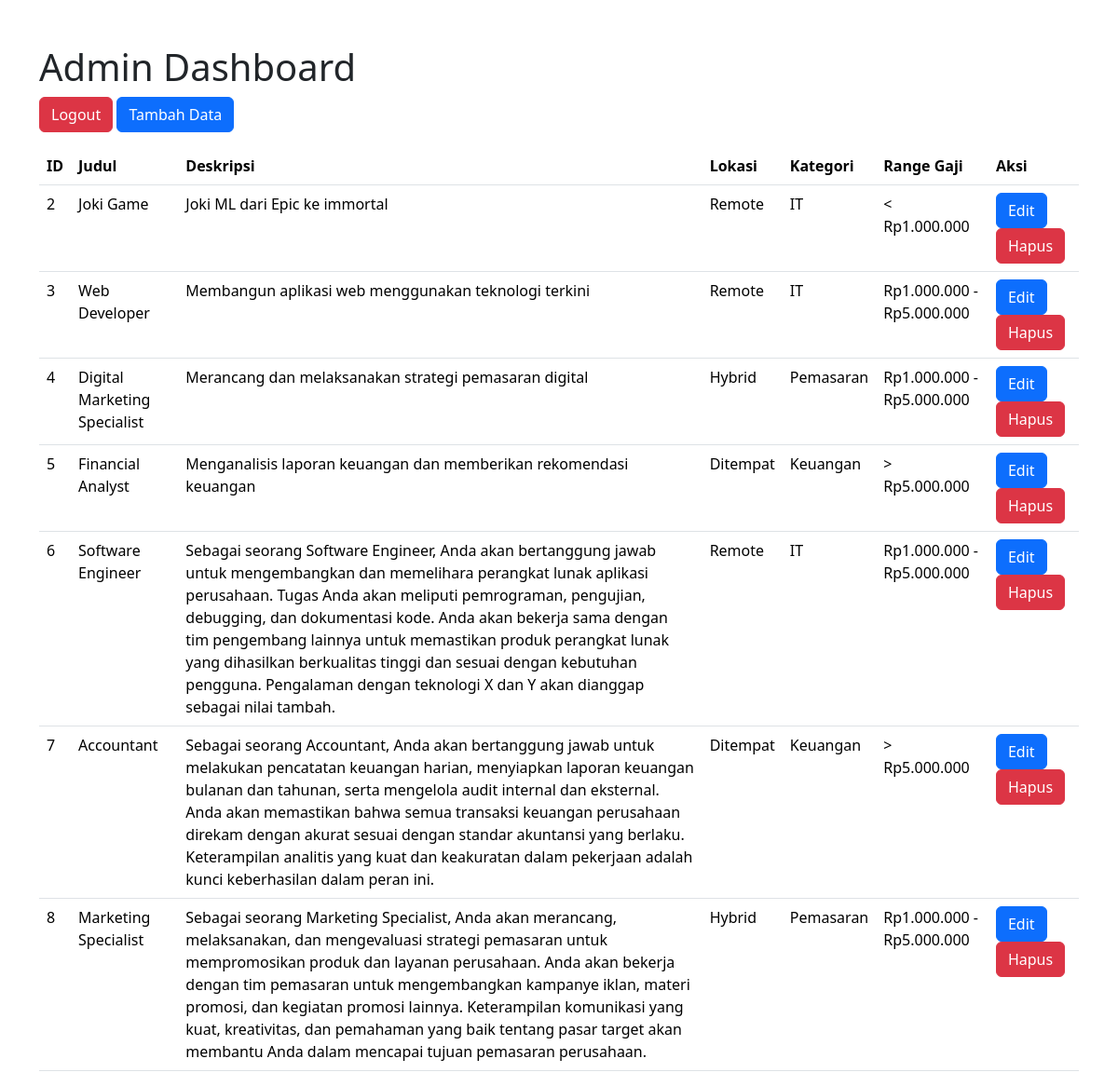
The page /admin.php (signed in) on the database its author committed.
### tables this page shows
CREATE TABLE `jobs` (
  `id` int(11) NOT NULL,
  `judul` varchar(255) DEFAULT NULL,
  `deskripsi` text DEFAULT NULL,
  `lokasi` varchar(100) DEFAULT NULL,
  `kategori` varchar(100) DEFAULT NULL,
  `range_gaji` varchar(100) DEFAULT NULL
);

### admin.php (the view, shortened to what this page needs)
<!DOCTYPE html>
<html lang="en">
<head>
    <link href="https://cdn.jsdelivr.net/npm/bootstrap@5.3.3/dist/css/bootstrap.min.css" rel="stylesheet">
</head>
<body>
<div class="container">
    <h1 class="mt-5">Admin Dashboard</h1>
    <a href="?logout" class="btn btn-danger mb-3">Logout</a>
    <a href="admin_process.php?action=create" class="btn btn-primary mb-3">Tambah Data</a>
    <table class="table">
        <thead>
            <tr>
                <th>ID</th>
                <th>Judul</th>
                <th>Deskripsi</th>
                <th>Lokasi</th>
                <th>Kategori</th>
                <th>Range Gaji</th>
                <th>Aksi</th>
            </tr>
        </thead>
        <tbody>
            <?php
            include 'koneksi.php';
            $sql = "SELECT * FROM Jobs";
            $result = $conn->query($sql);
            if ($result->num_rows > 0) {
                while($row = $result->fetch_assoc()) {
                    echo "<tr>";
                    echo "<td>" . $row["id"] . "</td>";
                    echo "<td>" . $row["judul"] . "</td>";
                    echo "<td>" . $row["deskripsi"] . "</td>";
                    echo "<td>" . $row["lokasi"] . "</td>";
                    echo "<td>" . $row["kategori"] . "</td>";
                    echo "<td>" . $row["range_gaji"] . "</td>";
                    echo "<td>
                            <a href='admin_process.php?action=edit&id=" . $row["id"] . "' class='btn btn-primary'>Edit</a>
                            <a href='admin_process.php?action=delete&id=" . $row["id"] . "' class='btn btn-danger' onclick='return confirm(\"Apakah Anda yakin ingin menghapus data ini?\")'>Hapus</a>
                          </td>";
                    echo "</tr>";
                }
            } else {
                echo "<tr><td colspan='7'>Tidak ada data</td></tr>";
            }
            ?>
        </tbody>
    </table>
</div>
</body>
</html>

### rows shown on the page
jobs: id "2", judul "Joki Game", deskripsi "Joki ML dari Epic ke immortal", lokasi "Remote", kategori "IT", range_gaji "< Rp1.000.000"
jobs: id "3", judul "Web Developer", deskripsi "Membangun aplikasi web menggunakan teknologi terkini", lokasi "Remote", kategori "IT", range_gaji "Rp1.000.000 - Rp5.000.000"
jobs: id "4", judul "Digital Marketing Specialist", deskripsi "Merancang dan melaksanakan strategi pemasaran digital", lokasi "Hybrid", kategori "Pemasaran", range_gaji "Rp1.000.000 - Rp5.000.000"
jobs: id "5", judul "Financial Analyst", deskripsi "Menganalisis laporan keuangan dan memberikan rekomendasi keuangan", lokasi "Ditempat", kategori "Keuangan", range_gaji "> Rp5.000.000"
jobs: id "6", judul "Software Engineer", deskripsi "Sebagai seorang Software Engineer, Anda akan bertanggung jawab untuk mengembangkan dan memelihara perangkat lunak aplikasi perusahaan. Tugas Anda akan meliputi pemrograman, pengujian, debugging, dan dokumentasi kode. Anda akan bekerja sama dengan tim pengembang lainnya untuk memastikan produk perangkat lunak yang dihasilkan berkualitas tinggi dan sesuai dengan kebutuhan pengguna. Pengalaman dengan teknologi X dan Y akan dianggap sebagai nilai tambah.", lokasi "Remote", kategori "IT", range_gaji "Rp1.000.000 - Rp5.000.000"
jobs: id "7", judul "Accountant", deskripsi "Sebagai seorang Accountant, Anda akan bertanggung jawab untuk melakukan pencatatan keuangan harian, menyiapkan laporan keuangan bulanan dan tahunan, serta mengelola audit internal dan eksternal. Anda akan memastikan bahwa semua transaksi keuangan perusahaan direkam dengan akurat sesuai dengan standar akuntansi yang berlaku. Keterampilan analitis yang kuat dan keakuratan dalam pekerjaan adalah kunci keberhasilan dalam peran ini.", lokasi "Ditempat", kategori "Keuangan", range_gaji "> Rp5.000.000"
jobs: id "8", judul "Marketing Specialist", deskripsi "Sebagai seorang Marketing Specialist, Anda akan merancang, melaksanakan, dan mengevaluasi strategi pemasaran untuk mempromosikan produk dan layanan perusahaan. Anda akan bekerja dengan tim pemasaran untuk mengembangkan kampanye iklan, materi promosi, dan kegiatan promosi lainnya. Keterampilan komunikasi yang kuat, kreativitas, dan pemahaman yang baik tentang pasar target akan membantu Anda dalam mencapai tujuan pemasaran perusahaan.", lokasi "Hybrid", kategori "Pemasaran", range_gaji "Rp1.000.000 - Rp5.000.000"
